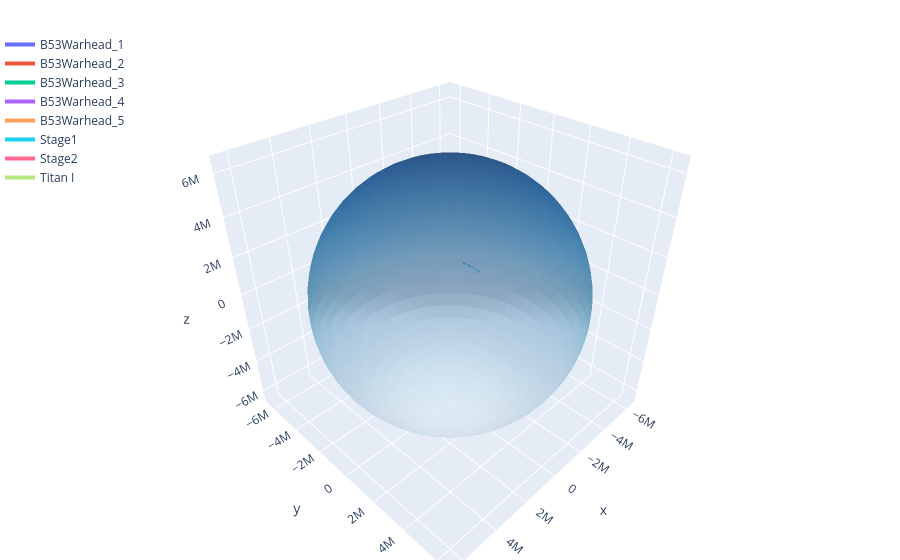

Notebook cell for this chart:
### Code cell
u, v = np.mgrid[0:2*np.pi:60j, 0:np.pi:30j]
R = earth.radius

fig = go.Figure()

# Planet sphere
fig.add_trace(go.Surface(
    x=R * np.cos(u) * np.sin(v),
    y=R * np.sin(u) * np.sin(v),
    z=R * np.cos(v),
    colorscale="Blues", showscale=False, opacity=0.6,
    name="Earth", hoverinfo="skip",
))

# One trace per object, coloured like seaborn hue="name"
colors = [
    "#636EFA", "#EF553B", "#00CC96", "#AB63FA", "#FFA15A",
    "#19D3F3", "#FF6692", "#B6E880", "#FF97FF", "#FECB52",
]
for i, (name, group) in enumerate(df.groupby("name", sort=False)):
    pos = np.stack(group.sort_values("time")["position"].values)
    fig.add_trace(go.Scatter3d(
        x=pos[:, 0], y=pos[:, 1], z=pos[:, 2],
        mode="lines",
        line=dict(width=4, color=colors[i % len(colors)]),
        name=name,
    ))

fig.update_layout(
    scene=dict(aspectmode="data"),
    legend=dict(x=0, y=1),
    margin=dict(l=0, r=0, t=30, b=0),
)
fig.show()

### Figure 1 — Plotly figure (JSON) as saved in the notebook; plotly's stock layout.template omitted (floating-point values rounded to 4 significant figures; data arrays with more than 128 entries replaced by an {"elided": "..."} marker saying what was removed)
{"data": [{"colorscale": [[0, "rgb(247,251,255)"], [0.125, "rgb(222,235,247)"], [0.25, "rgb(198,219,239)"], [0.375, "rgb(158,202,225)"], [0.5, "rgb(107,174,214)"], [0.625, "rgb(66,146,198)"], [0.75, "rgb(33,113,181)"], [0.875, "rgb(8,81,156)"], [1, "rgb(8,48,107)"]], "hoverinfo": "skip", "name": "Earth", "opacity": 0.6, "showscale": false, "type": "surface", "x": {"elided": "60x30 float values"}, "y": {"elided": "60x30 float values"}, "z": {"elided": "60x30 float values"}}, {"line": {"color": "#636EFA", "width": 4}, "mode": "lines", "name": "B53Warhead_1", "type": "scatter3d", "x": {"elided": "761 float values"}, "y": {"elided": "761 float values"}, "z": {"elided": "761 float values"}}, {"line": {"color": "#EF553B", "width": 4}, "mode": "lines", "name": "B53Warhead_2", "type": "scatter3d", "x": {"elided": "751 float values"}, "y": {"elided": "751 float values"}, "z": {"elided": "751 float values"}}, {"line": {"color": "#00CC96", "width": 4}, "mode": "lines", "name": "B53Warhead_3", "type": "scatter3d", "x": {"elided": "739 float values"}, "y": {"elided": "739 float values"}, "z": {"elided": "739 float values"}}, {"line": {"color": "#AB63FA", "width": 4}, "mode": "lines", "name": "B53Warhead_4", "type": "scatter3d", "x": {"elided": "730 float values"}, "y": {"elided": "730 float values"}, "z": {"elided": "730 float values"}}, {"line": {"color": "#FFA15A", "width": 4}, "mode": "lines", "name": "B53Warhead_5", "type": "scatter3d", "x": {"elided": "718 float values"}, "y": {"elided": "718 float values"}, "z": {"elided": "718 float values"}}, {"line": {"color": "#19D3F3", "width": 4}, "mode": "lines", "name": "Stage1", "type": "scatter3d", "x": {"elided": "893 float values"}, "y": {"elided": "893 float values"}, "z": {"elided": "893 float values"}}, {"line": {"color": "#FF6692", "width": 4}, "mode": "lines", "name": "Stage2", "type": "scatter3d", "x": {"elided": "983 float values"}, "y": {"elided": "983 float values"}, "z": {"elided": "983 float values"}}, {"line": {"color": "#B6E880", "width": 4}, "mode": "lines", "name": "Titan I", "type": "scatter3d", "x": {"elided": "349 float values"}, "y": {"elided": "349 float values"}, "z": {"elided": "349 float values"}}], "layout": {"legend": {"x": 0, "y": 1}, "margin": {"b": 0, "l": 0, "r": 0, "t": 30}, "scene": {"aspectmode": "data"}}}
